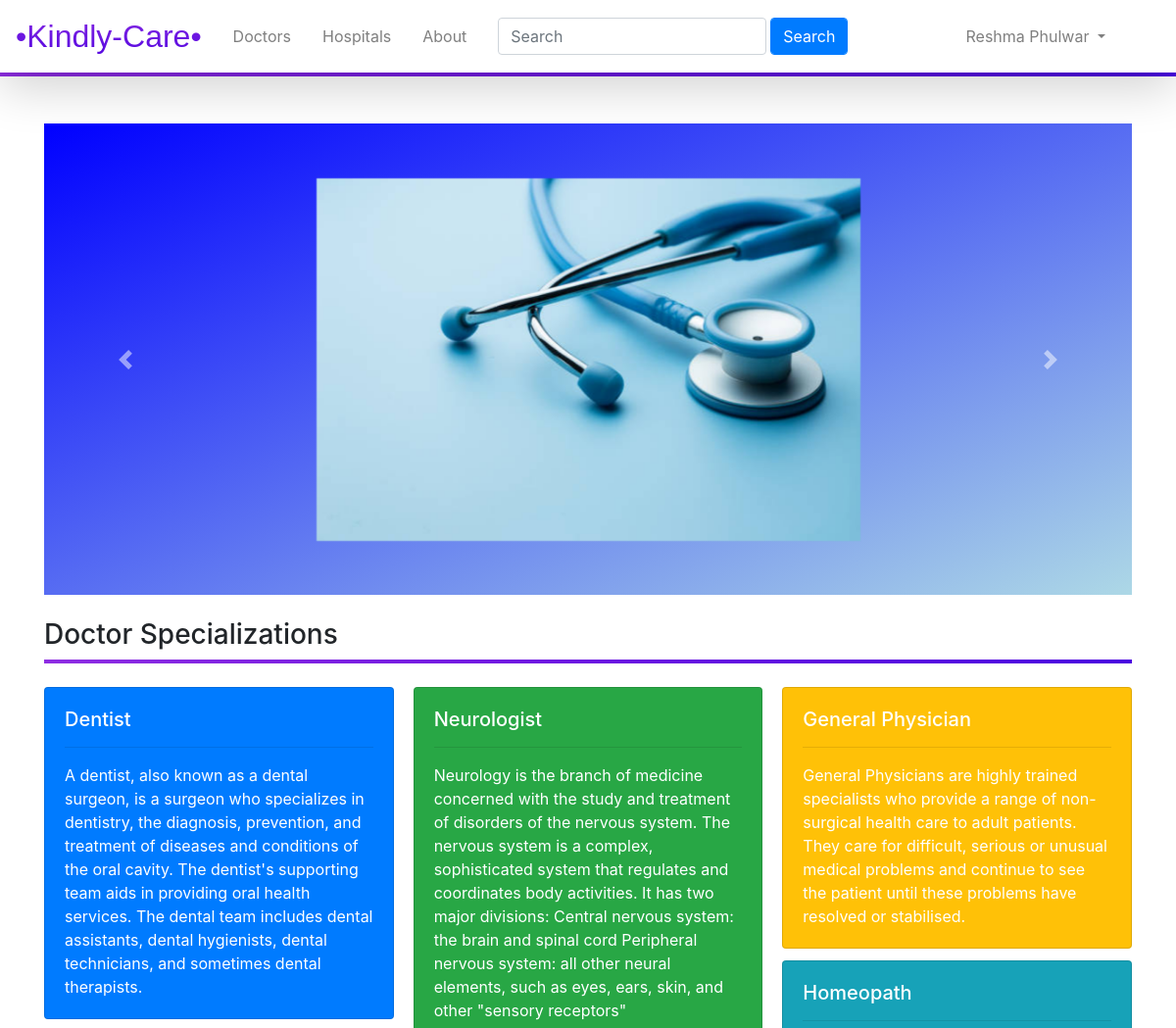
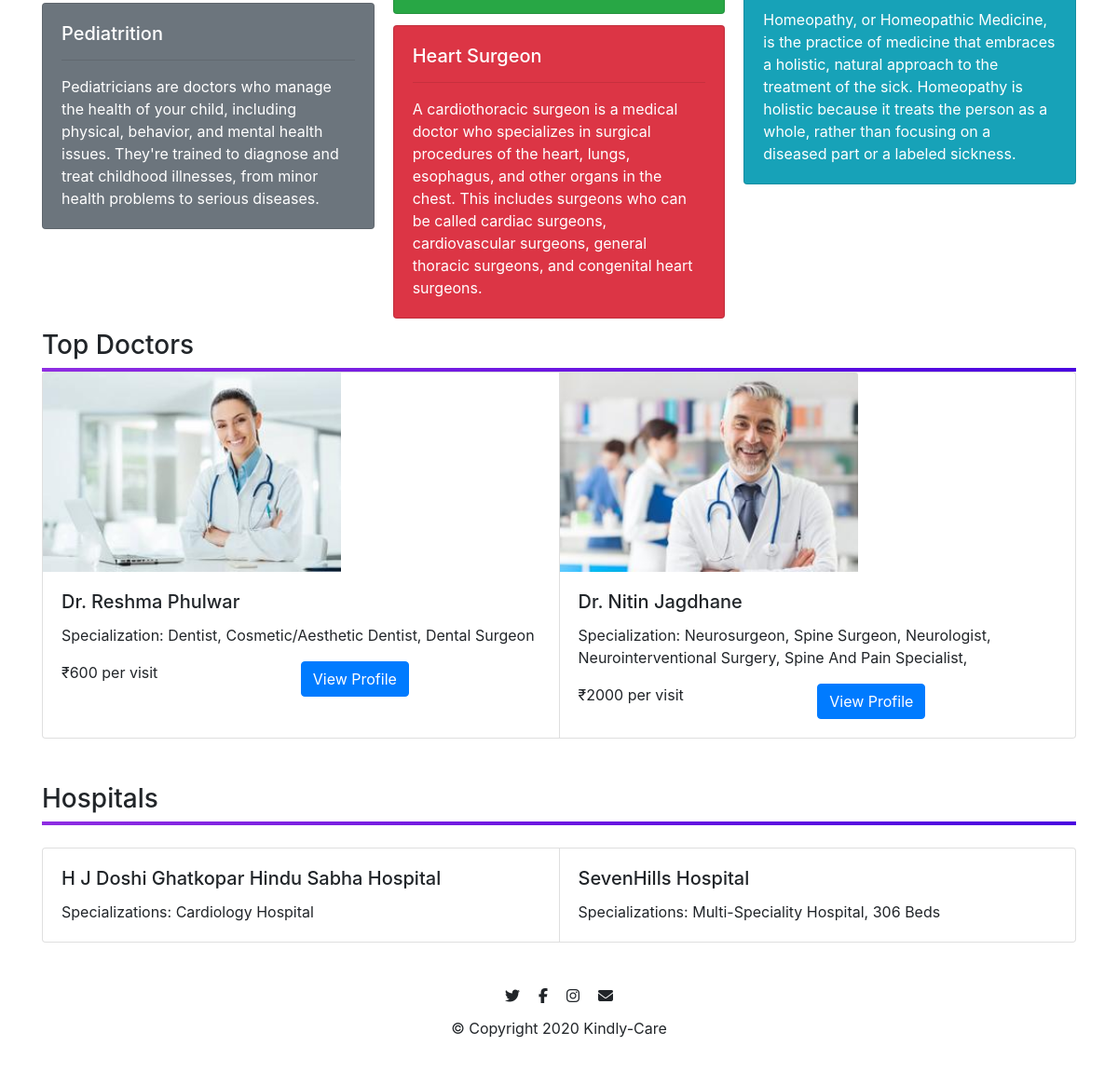
/ (signed in), run on the app's committed database (2 pictures, top to bottom).
### kindlycare/models.py (models this page shows, shortened)
class Doctors(db.Model, UserMixin):
    __tablename__ = 'doctors'
    id = db.Column(db.Integer,primary_key = True)
    name = db.Column(db.String(20),nullable = False)
    password = db.Column(db.String(20))
    email = db.Column(db.String(64),unique = True,index = True)
    qualification = db.Column(db.String(50),nullable = False)
    specialization = db.Column(db.String(140))
    consultation_fees = db.Column(db.Integer, nullable = False)
    profile_image = db.Column(db.String(64),default = 'default_image.jpg')
    experience = db.Column(db.Text,nullable = False)
    contact_number = db.Column(db.String(10),nullable = False)
    description = db.Column(db.Text,nullable = False)
    address_line_1 = db.Column(db.Text,nullable = False,default='India')
    address_line_2 = db.Column(db.Text,nullable = False,default='India')
    address_line_3 = db.Column(db.Text,nullable = False,default='India')
    reviews = db.relationship('Reviews',backref='doctor')
    slots = db.relationship('Slots',backref='doctor')
    appointments = db.relationship('Appointments',backref='doctor')
    hospitals_name = db.relationship('Hospitals',secondary=relate, backref = db.backref('doctor', lazy = True))

class Hospitals(db.Model):
    __tablename__ = 'hospital'
    id = db.Column(db.Integer,primary_key=True)
    name = db.Column(db.String(100),nullable=False)
    speciality = db.Column(db.String(50),nullable=False)
    description = db.Column(db.Text,nullable=False)
    contact_no = db. Column(db.Integer,nullable=False)
    address = db.Column(db.Text,nullable=False)
    start_time = db.Column(db.Time,nullable=False)
    end_time = db.Column(db.Time,nullable=False)
    days = db.Column(db.PickleType,nullable=False)
    doctors_name = db.relationship('Doctors',secondary=relate, backref = db.backref('hospital', lazy = True))
    feedbacks = db.relationship('Feedback',backref='hospital')

### kindlycare/core/views.py (the view)
@core.route('/', methods=['GET', 'POST'])
def home():
    if request.method == 'POST':
        opt = request.form.get('options')
        return redirect(url_for('core.filter', opt=opt))
    docs = []
    hosps = []
    hosps = Hospitals.query.limit(6).all()
    den_flag = 0
    ped_flag = 0
    gen_phy_flag = 0
    heart_flag = 0
    homeo_flag = 0
    neuro_flag = 0
    for doc in Doctors.query.all():
        if 'dentist' in doc.specialization.lower() and den_flag == 0:
            docs.append(doc)
            den_flag = 1
        if 'pediatrition' in doc.specialization.lower() and ped_flag == 0:
            docs.append(doc)
            ped_flag = 1
        if 'general physician' in doc.specialization.lower() and gen_phy_flag == 0:
            docs.append(doc)
            ped_flag = 1
        if 'homeopath' in doc.specialization.lower() and homeo_flag == 0:
            docs.append(doc)
            ped_flag = 1
        if 'neurologist' in doc.specialization.lower() and neuro_flag == 0:
            docs.append(doc)
            ped_flag = 1
        if 'heart' in doc.specialization.lower() and heart_flag == 0:
            docs.append(doc)
            ped_flag = 1
    return render_template('index.html', docs=docs, hosps=hosps)

### kindlycare/models.py (called while the page is built)
@login_manager.user_loader
def load_user(doctor_id):
    return Doctors.query.get(doctor_id)

### kindlycare/templates/index.html (shortened to what this page needs)
{% extends 'base.html' %}
{% block content %}
<div>
    <br>
    <br>
    <div id="carouselExampleControls" class="carousel slide carousel-fade" data-ride="carousel" style="background: linear-gradient(to bottom right,blue,#add8e6);">
        <div class="carousel-inner">
            <div class="carousel-item active" style="text-align: center; padding-top: 5%; padding-bottom: 5%;">
                <img src="{{url_for('static',filename='sthethoscope.jpg')}}" alt="tree" style="width: 50%;">
            </div>
        </div>
        <a class="carousel-control-prev" href="#carouselExampleControls" role="button" data-slide="prev">
            <span class="carousel-control-prev-icon" aria-hidden="true"></span>
        </a>
        <a class="carousel-control-next" href="#carouselExampleControls" role="button" data-slide="next">
            <span class="carousel-control-next-icon" aria-hidden="true"></span>
        </a>
    </div><br>
    <h3>Doctor Specializations</h3>
    <div style="background-image: linear-gradient(to right,#8E2DE2,#4A00E0);width: 100%;height: 4px;"></div><br>
    <div class="card-columns">
        <div class="card text-white bg-primary">
            <div class="card-body">
                <h5 class="card-title">Dentist</h5>
                <hr>
                <p class="card-text">A dentist, also known as a dental surgeon, is a surgeon who specializes in
                    dentistry, the diagnosis, prevention, and treatment of diseases and conditions of the oral cavity.
                    The dentist's supporting team aids in providing oral health services. The dental team includes
                    dental assistants, dental hygienists, dental technicians, and sometimes dental therapists.</p>
            </div>
        </div>
        <div class="card text-white bg-secondary">
            <div class="card-body">
                <h5 class="card-title">Pediatrition</h5>
                <hr>
                <p class="card-text">Pediatricians are doctors who manage the health of your child, including physical,
                    behavior, and mental health issues. They're trained to diagnose and treat childhood illnesses, from
                    minor health problems to serious diseases.</p>
            </div>
        </div>
        <div class="card text-white bg-success">
            <div class="card-body">
                <h5 class="card-title">Neurologist</h5>
                <hr>
                <p class="card-text">Neurology is the branch of medicine concerned with the study and treatment of
                    disorders of the nervous system. The nervous system is a complex, sophisticated system that
                    regulates and coordinates body activities. It has two major divisions:
                    Central nervous system: the brain and spinal cord
                    Peripheral nervous system: all other neural elements, such as eyes, ears, skin, and other "sensory
                    receptors"</p>
            </div>
        </div>
        <div class="card text-white bg-danger">
            <div class="card-body">
                <h5 class="card-title">Heart Surgeon</h5>
                <hr>
                <p class="card-text">A cardiothoracic surgeon is a medical doctor who specializes in surgical procedures
                    of the heart, lungs, esophagus, and other organs in the chest. This includes surgeons who can be
                    called cardiac surgeons, cardiovascular surgeons, general thoracic surgeons, and congenital heart
                    surgeons.</p>
            </div>
        </div>
        <div class="card text-white bg-warning">
            <div class="card-body">
                <h5 class="card-title">General Physician</h5>
                <hr>
                <p class="card-text">General Physicians are highly trained specialists who provide a range of
                    non-surgical health care to adult patients. They care for difficult, serious or unusual medical
                    problems and continue to see the patient until these problems have resolved or stabilised.</p>
            </div>
        </div>
        <div class="card text-white bg-info">
            <div class="card-body">
                <h5 class="card-title">Homeopath</h5>
                <hr>
                <p class="card-text">Homeopathy, or Homeopathic Medicine, is the practice of medicine that embraces a
                    holistic, natural approach to the treatment of the sick. Homeopathy is holistic because it treats
                    the person as a whole, rather than focusing on a diseased part or a labeled sickness.</p>
            </div>
        </div>
    </div>
    <h3>Top Doctors</h3>
    <div style="background-image: linear-gradient(to right,#8E2DE2,#4A00E0);width: 100%;height: 4px;"></div>
    {% if docs %}
    <div class="card-group">
        {%for doc in docs%}
        <div class="card" style="width: 20rem;">
            <img class="card-img-top" src="{{url_for('static',filename='profile_pics/'+doc.profile_image)}}"
                style="width:20rem;" alt="Card image cap">
            <div class="card-body">
                <h5 class="card-title">Dr. {{doc.name}}</h5>
                <p class="card-text">Specialization: {{doc.specialization}}</p>
                <div class="row no-gutters">
                    <div class="col-md-6">
                        <p class="card-text">₹{{doc.consultation_fees}} per visit</p>
                    </div>
                    <div class="col-md-6">
                        <a href="{{url_for('doctors.viewDoctor',doctor_id=doc.id)}}" class="btn btn-primary">View Profile</a>
                    </div>
                </div>
            </div>
        </div>
        {%endfor%}
    </div>
    {% endif %}
    <br>
    <br>
    <h3>Hospitals</h3>
    <div style="background-image: linear-gradient(to right,#8E2DE2,#4A00E0);width: 100%;height: 4px;"></div>
    <br>
    <div class="card-group">
        {%for h in hosps%}
        <div class="card">
            <div class="card-body">
                <h5 class="card-title">{{h.name}}</h5>
                <p class="card-text">Specializations: {{h.speciality}}</p>
            </div>
        </div>
        {%endfor%}
    </div>
</div>
<footer id="footer" style="text-align: center; background-color: #fff; padding: 3% 15%;">
    <i class="fab fa-twitter footer-icon" style="padding: 2% 1%;"></i>
    <i class="fab fa-facebook-f footer-icon" style="padding: 2% 1%;"></i>
    <i class="fab fa-instagram footer-icon" style="padding: 2% 1%;"></i>
    <i class="fas fa-envelope footer-icon" style="padding: 2% 1%;"></i>
    <p>© Copyright 2020 Kindly-Care</p>
</footer>
{% endblock %}

### kindlycare/templates/base.html (shortened to what this page needs)
<!DOCTYPE html>
<html lang="en">
<head>
    <link rel="stylesheet" href="home.css">
    <link rel="stylesheet" href="https://stackpath.bootstrapcdn.com/bootstrap/4.4.1/css/bootstrap.min.css"
>
    <link rel="stylesheet" type="text/css"
        href="https://cdnjs.cloudflare.com/ajax/libs/font-awesome/5.11.2/css/all.css">
</head>
<body>
    <nav class="shadow-lg navbar navbar-expand-lg navbar-light">
        <ul class="navbar-nav">
            <a class="navbar-brand" href="{{url_for('core.home')}}" style="font-family: 'Gill Sans', 'Gill Sans MT', Calibri, 'Trebuchet MS', sans-serif;background: -webkit-linear-gradient(#8E2DE2,#4A00E0); -webkit-background-clip: text;
                -webkit-text-fill-color: transparent;font-size: 2rem;">•Kindly-Care•</a>
        </ul>
        <ul class="navbar-nav">
            <li class="nav-item"><a href="{{url_for('core.docs')}}" class="nav-link ml-2 mr-2">Doctors</a></li>
            <li class="nav-item"><a href="{{url_for('core.hosps')}}" class="nav-link ml-2 mr-2">Hospitals</a></li>
            <li class="nav-item"><a href="about" class="nav-link ml-2 mr-4">About</a></li>
            <form class="form-inline" method='GET' action="search">
                <input type="text" class="form-control ml-auto" name="query" placeholder="Search">
                <input type="submit" class="btn btn-primary form-control ml-1 mr-1" value="Search">
            </form>
        </ul>
        <ul class="navbar-nav ml-auto mr-5">
            {%if current_user.is_authenticated%}
            <li class="nav-item dropdown">
                <a class="nav-link dropdown-toggle" href="#" id="navbarDropdown" role="button" data-toggle="dropdown"
                    aria-haspopup="true" aria-expanded="false">
                    {{current_user.name}}
                </a>
            </li>
            {%else%}
            <li class="nav-item"><a class="btn btn-sm btn-outline-primary" href="{{url_for('doctors.register')}}"> Login
                    /
                    Signup </a></li>
            {%endif%}
        </ul>
    </nav>
    <div style="background-image: linear-gradient(to right,#8E2DE2,#4A00E0);width: 100%;height: 4px;"></div>
    <div class="container">
        {% block content %}
        {% endblock %}
    </div>
</body>
</html>

### kindlycare/templates/base.html (style rules this page uses)
html { scroll-behavior: smooth; }

### data on the page
Doctors: name "Reshma Phulwar", profile_image (picture), specialization "Dentist, Cosmetic/Aesthetic Dentist, Dental Surgeon", consultation_fees "600"
Doctors: profile_image (picture), name "Nitin Jagdhane", specialization "Neurosurgeon, Spine Surgeon, Neurologist, Neurointerventional Surgery, Spine And Pain Specialist,", consultation_fees "2000"
Hospitals: name "H J Doshi Ghatkopar Hindu Sabha Hospital", speciality "Cardiology Hospital"
Hospitals: name "SevenHills Hospital", speciality "Multi-Speciality Hospital, 306 Beds"
